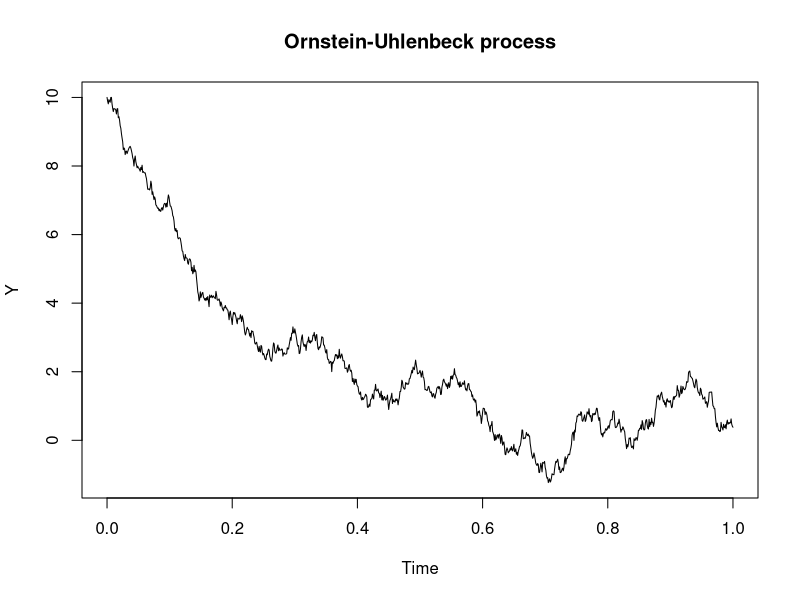
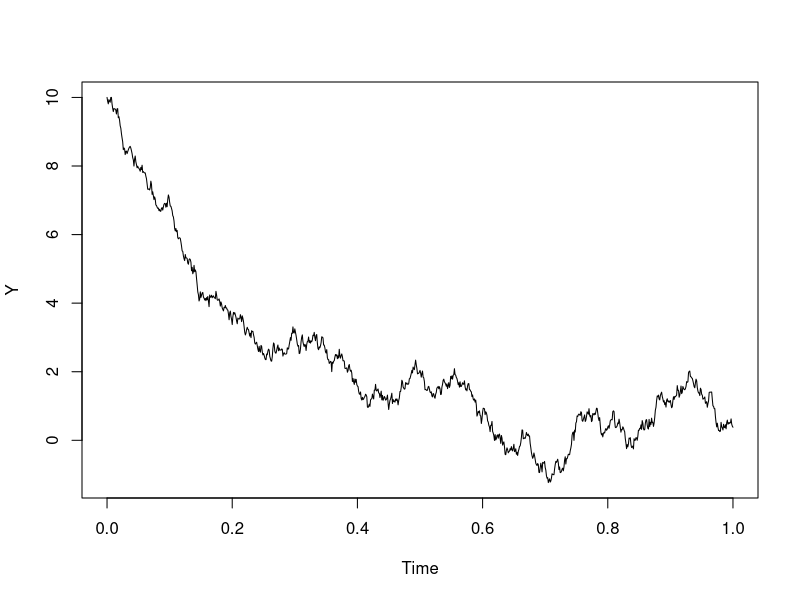

R code for these plots, in order:
# dXt = (θ1 − θ2Xt)dt + θ3dWt .
# Ornstein-Uhlenbeck process

set.seed(123)
N <- 1000
T <- 1
x <-10
theta <- c(0, 5, 3.5)
Dt <- 1/N
Y <- numeric(N+1)
Y[1] <-x
Z  <- rnorm(N)
  for (i in 1:N) {
    Y[i+1] <- Y[i] + (theta[1]-theta[2]*Y[i])*Dt + theta[3]*sqrt(Dt)*Z[i]
  }
Y <- ts(Y, start = 0, deltat = 1/N)
plot(Y, main="Ornstein-Uhlenbeck process")


## Y (k) = Y (1) · (1 − θ2∆t)k−1 + sum (from = k−1, to = Xj =1 of (θ3 ∗ √∆t ∗ Z(j)) ∗ (1 − θ2∆t)(k−j−1)

set.seed(123)
theta <- c(0, 5, 3.5)
N <- 1000
T <- 1
x <-10
Z <- rnorm (N)
Dt <- 1/N
A <- theta [3] * sqrt (Dt)*Z
P <- (1- theta [2] *Dt )^(0:(N -1))
X0 <- x
X <- sapply (2:( N+1) , function (x) X0*(1- theta [2] *Dt )^(x -1) +
               A [1:(x -1)] %*% P[(x -1):1])
Y <- ts(c(X0 ,X), start =0, deltat =1/N)
plot (Y)


## Or : from given values of Theta

OU <- function (a,b, x, N =1000){
   Y <- numeric (N +1)
   Y [1] <- x
   Z <- rnorm (N)
   Dt <- 1/N
   for (i in 1:N){
     Y[i +1] <- Y[i] - a*Y[i]*Dt + b* sqrt (Dt)*Z[i]
   }
     invisible (Y)
}


OU.vec <- function (a, b, x, N =1000)
  {
   Dt <- 1/N
   Z <- rnorm(N)
   A <- b*sqrt(Dt)*Z
   P <- (1-a*Dt)^(0:(N -1))
   X0 <- x
   X <- c(X0 , sapply(2:(N+1),function (x)X0*(1-a*Dt )^(x -1)+
       sum (A[1:(x -1)] * P[(x -1):1])))
   invisible(X)
}

## Using the system.time function, we test the two implementations

set.seed (123)
system.time(OU(10,5,3.5))
system.time(OU.vec(10,5,3.5))
